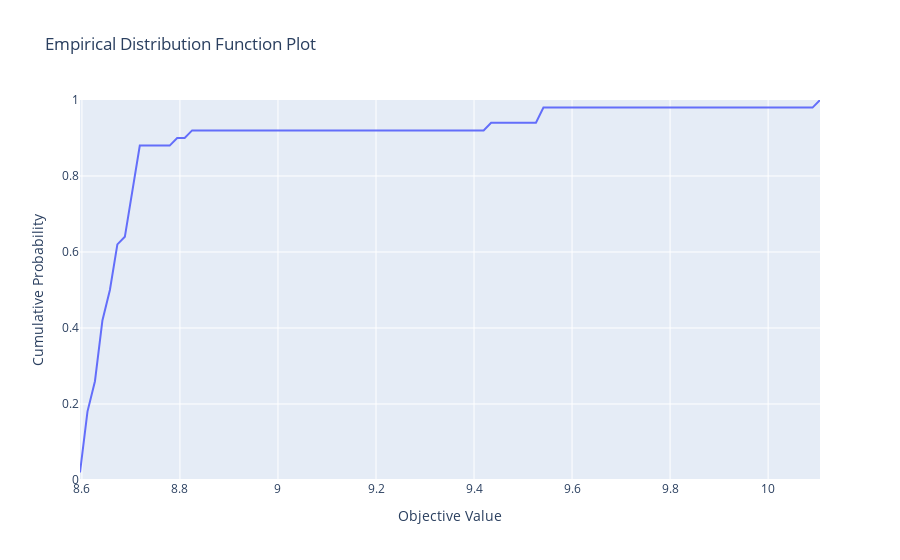

Notebook code for this chart:
### Code cell
# Visualize empirical distribution function
optuna.visualization.plot_edf(study)
